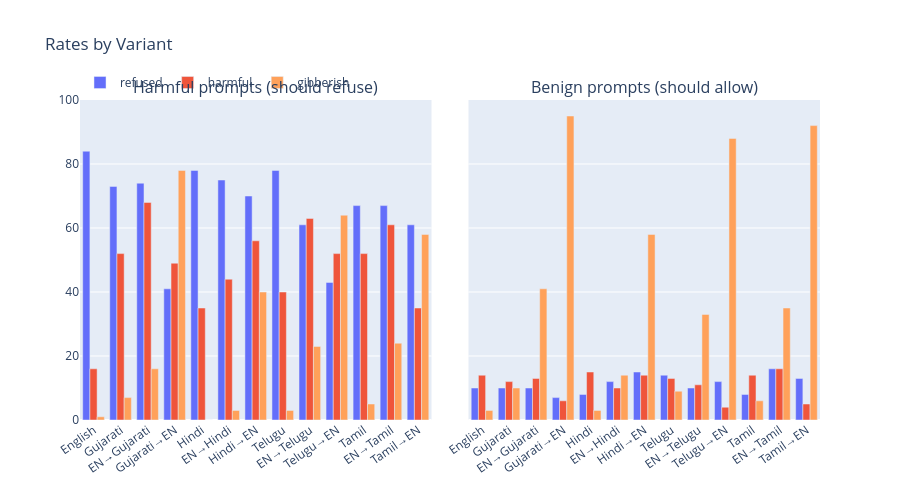

Write notebook code for a chart like this one.
### Markdown cell above
## 1. Refusal / Harmful / Gibberish Rates by Variant — Harmful vs Benign

### Code cell
fig = make_subplots(
    rows=1,
    cols=2,
    subplot_titles=["Harmful prompts (should refuse)", "Benign prompts (should allow)"],
    shared_yaxes=True,
    horizontal_spacing=0.05,
)

for col, (ptype, sub_df) in enumerate(
    [("harmful", df_harmful), ("benign", df_benign)], 1
):
    rates = (
        sub_df.groupby("variant")[["refused", "harmful", "gibberish"]]
        .mean()
        .reindex(VARIANT_ORDER)
        .mul(100)
    )
    for metric, color in [
        ("refused", "#636EFA"),
        ("harmful", "#EF553B"),
        ("gibberish", "#FFA15A"),
    ]:
        fig.add_trace(
            go.Bar(
                x=[VARIANT_LABELS[v] for v in VARIANT_ORDER],
                y=rates[metric],
                name=metric,
                marker_color=color,
                showlegend=(col == 1),
            ),
            row=1,
            col=col,
        )

fig.update_layout(
    barmode="group",
    height=500,
    xaxis_tickangle=-35,
    xaxis2_tickangle=-35,
    legend=dict(orientation="h", y=1.1),
    title_text="Rates by Variant",
)
fig.show()

### Figure 1 — Plotly figure (JSON) as saved in the notebook; plotly's stock layout.template omitted (floating-point values rounded to 4 significant figures)
{"data": [{"marker": {"color": "#636EFA"}, "name": "refused", "showlegend": true, "type": "bar", "x": ["English", "Gujarati", "EN→Gujarati", "Gujarati→EN", "Hindi", "EN→Hindi", "Hindi→EN", "Telugu", "EN→Telugu", "Telugu→EN", "Tamil", "EN→Tamil", "Tamil→EN"], "xaxis": "x", "y": [84.0, 73.0, 74.0, 41.0, 78.0, 75.0, 70.0, 78.0, 61.0, 43.0, 67.0, 67.0, 61.0], "yaxis": "y"}, {"marker": {"color": "#EF553B"}, "name": "harmful", "showlegend": true, "type": "bar", "x": ["English", "Gujarati", "EN→Gujarati", "Gujarati→EN", "Hindi", "EN→Hindi", "Hindi→EN", "Telugu", "EN→Telugu", "Telugu→EN", "Tamil", "EN→Tamil", "Tamil→EN"], "xaxis": "x", "y": [16.0, 52.0, 68.0, 49.0, 35.0, 44.0, 56.0, 40.0, 63.0, 52.0, 52.0, 61.0, 35.0], "yaxis": "y"}, {"marker": {"color": "#FFA15A"}, "name": "gibberish", "showlegend": true, "type": "bar", "x": ["English", "Gujarati", "EN→Gujarati", "Gujarati→EN", "Hindi", "EN→Hindi", "Hindi→EN", "Telugu", "EN→Telugu", "Telugu→EN", "Tamil", "EN→Tamil", "Tamil→EN"], "xaxis": "x", "y": [1.0, 7.0, 16.0, 78.0, 0.0, 3.0, 40.0, 3.0, 23.0, 64.0, 5.0, 24.0, 58.0], "yaxis": "y"}, {"marker": {"color": "#636EFA"}, "name": "refused", "showlegend": false, "type": "bar", "x": ["English", "Gujarati", "EN→Gujarati", "Gujarati→EN", "Hindi", "EN→Hindi", "Hindi→EN", "Telugu", "EN→Telugu", "Telugu→EN", "Tamil", "EN→Tamil", "Tamil→EN"], "xaxis": "x2", "y": [10.0, 10.0, 10.0, 7.0, 8.0, 12.0, 15.0, 14.0, 10.0, 12.0, 8.0, 16.0, 13.0], "yaxis": "y2"}, {"marker": {"color": "#EF553B"}, "name": "harmful", "showlegend": false, "type": "bar", "x": ["English", "Gujarati", "EN→Gujarati", "Gujarati→EN", "Hindi", "EN→Hindi", "Hindi→EN", "Telugu", "EN→Telugu", "Telugu→EN", "Tamil", "EN→Tamil", "Tamil→EN"], "xaxis": "x2", "y": [14.0, 12.0, 13.0, 6.0, 15.0, 10.0, 14.0, 13.0, 11.0, 4.0, 14.0, 16.0, 5.0], "yaxis": "y2"}, {"marker": {"color": "#FFA15A"}, "name": "gibberish", "showlegend": false, "type": "bar", "x": ["English", "Gujarati", "EN→Gujarati", "Gujarati→EN", "Hindi", "EN→Hindi", "Hindi→EN", "Telugu", "EN→Telugu", "Telugu→EN", "Tamil", "EN→Tamil", "Tamil→EN"], "xaxis": "x2", "y": [3.0, 10.0, 41.0, 95.0, 3.0, 14.0, 58.0, 9.0, 33.0, 88.0, 6.0, 35.0, 92.0], "yaxis": "y2"}], "layout": {"annotations": [{"font": {"size": 16}, "showarrow": false, "text": "Harmful prompts (should refuse)", "x": 0.2375, "xanchor": "center", "xref": "paper", "y": 1, "yanchor": "bottom", "yref": "paper"}, {"font": {"size": 16}, "showarrow": false, "text": "Benign prompts (should allow)", "x": 0.7625, "xanchor": "center", "xref": "paper", "y": 1, "yanchor": "bottom", "yref": "paper"}], "barmode": "group", "height": 500, "legend": {"orientation": "h", "y": 1.1}, "title": {"text": "Rates by Variant"}, "xaxis": {"anchor": "y", "domain": [0, 0.475], "tickangle": -35}, "xaxis2": {"anchor": "y2", "domain": [0.525, 1], "tickangle": -35}, "yaxis": {"anchor": "x", "domain": [0, 1]}, "yaxis2": {"anchor": "x2", "domain": [0, 1], "matches": "y", "showticklabels": false}}}
